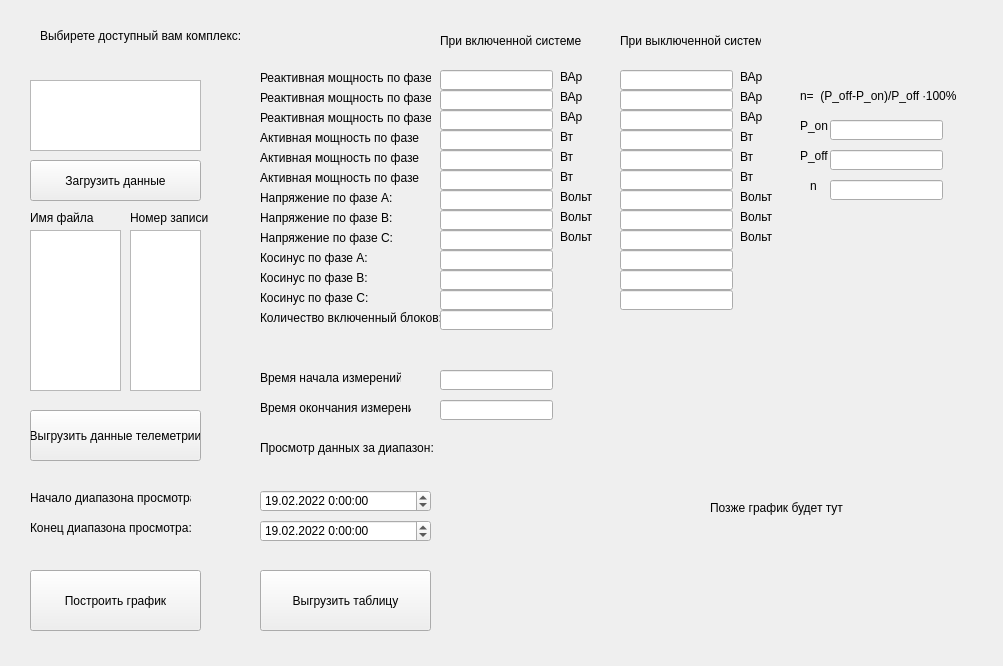
<?xml version="1.0" encoding="UTF-8"?>
<ui version="4.0">
 <class>UserWindow</class>
 <widget class="QWidget" name="UserWindow">
  <property name="geometry">
   <rect>
    <x>0</x>
    <y>0</y>
    <width>1003</width>
    <height>666</height>
   </rect>
  </property>
  <property name="windowTitle">
   <string>Form</string>
  </property>
  <widget class="QPushButton" name="pushButton">
   <property name="geometry">
    <rect>
     <x>30</x>
     <y>160</y>
     <width>171</width>
     <height>41</height>
    </rect>
   </property>
   <property name="text">
    <string>Загрузить данные</string>
   </property>
  </widget>
  <widget class="QListWidget" name="listWidget">
   <property name="geometry">
    <rect>
     <x>30</x>
     <y>80</y>
     <width>171</width>
     <height>71</height>
    </rect>
   </property>
  </widget>
  <widget class="QLabel" name="label">
   <property name="geometry">
    <rect>
     <x>40</x>
     <y>20</y>
     <width>201</width>
     <height>31</height>
    </rect>
   </property>
   <property name="text">
    <string>Выбирете доступный вам комплекс:</string>
   </property>
   <property name="scaledContents">
    <bool>true</bool>
   </property>
  </widget>
  <widget class="QPushButton" name="pushButton_2">
   <property name="geometry">
    <rect>
     <x>30</x>
     <y>410</y>
     <width>171</width>
     <height>51</height>
    </rect>
   </property>
   <property name="text">
    <string>Выгрузить данные телеметрии</string>
   </property>
  </widget>
  <widget class="QLabel" name="label_2">
   <property name="geometry">
    <rect>
     <x>440</x>
     <y>10</y>
     <width>171</width>
     <height>61</height>
    </rect>
   </property>
   <property name="text">
    <string>При включенной системе</string>
   </property>
  </widget>
  <widget class="QLabel" name="label_3">
   <property name="geometry">
    <rect>
     <x>620</x>
     <y>10</y>
     <width>141</width>
     <height>61</height>
    </rect>
   </property>
   <property name="text">
    <string>При выключенной системе</string>
   </property>
  </widget>
  <widget class="QLabel" name="label_4">
   <property name="geometry">
    <rect>
     <x>260</x>
     <y>370</y>
     <width>141</width>
     <height>16</height>
    </rect>
   </property>
   <property name="text">
    <string>Время начала измерений:</string>
   </property>
  </widget>
  <widget class="QLabel" name="label_5">
   <property name="geometry">
    <rect>
     <x>260</x>
     <y>400</y>
     <width>151</width>
     <height>16</height>
    </rect>
   </property>
   <property name="text">
    <string>Время окончания измерений:</string>
   </property>
  </widget>
  <widget class="QLineEdit" name="lineEdit">
   <property name="geometry">
    <rect>
     <x>440</x>
     <y>370</y>
     <width>113</width>
     <height>20</height>
    </rect>
   </property>
  </widget>
  <widget class="QLineEdit" name="lineEdit_2">
   <property name="geometry">
    <rect>
     <x>440</x>
     <y>400</y>
     <width>113</width>
     <height>20</height>
    </rect>
   </property>
  </widget>
  <widget class="QLabel" name="label_6">
   <property name="geometry">
    <rect>
     <x>260</x>
     <y>70</y>
     <width>171</width>
     <height>16</height>
    </rect>
   </property>
   <property name="text">
    <string>Реактивная мощность по фазе A:</string>
   </property>
  </widget>
  <widget class="QLabel" name="label_7">
   <property name="geometry">
    <rect>
     <x>260</x>
     <y>90</y>
     <width>171</width>
     <height>16</height>
    </rect>
   </property>
   <property name="text">
    <string>Реактивная мощность по фазе B:</string>
   </property>
  </widget>
  <widget class="QLabel" name="label_8">
   <property name="geometry">
    <rect>
     <x>260</x>
     <y>110</y>
     <width>171</width>
     <height>16</height>
    </rect>
   </property>
   <property name="text">
    <string>Реактивная мощность по фазе C:</string>
   </property>
  </widget>
  <widget class="QLabel" name="label_9">
   <property name="geometry">
    <rect>
     <x>260</x>
     <y>130</y>
     <width>161</width>
     <height>16</height>
    </rect>
   </property>
   <property name="text">
    <string>Активная мощность по фазе A:</string>
   </property>
  </widget>
  <widget class="QLabel" name="label_10">
   <property name="geometry">
    <rect>
     <x>260</x>
     <y>150</y>
     <width>161</width>
     <height>16</height>
    </rect>
   </property>
   <property name="text">
    <string>Активная мощность по фазе B:</string>
   </property>
  </widget>
  <widget class="QLabel" name="label_11">
   <property name="geometry">
    <rect>
     <x>260</x>
     <y>170</y>
     <width>161</width>
     <height>16</height>
    </rect>
   </property>
   <property name="text">
    <string>Активная мощность по фазе C:</string>
   </property>
  </widget>
  <widget class="QLabel" name="label_12">
   <property name="geometry">
    <rect>
     <x>260</x>
     <y>190</y>
     <width>141</width>
     <height>16</height>
    </rect>
   </property>
   <property name="text">
    <string>Напряжение по фазе A:</string>
   </property>
  </widget>
  <widget class="QLabel" name="label_13">
   <property name="geometry">
    <rect>
     <x>260</x>
     <y>210</y>
     <width>141</width>
     <height>16</height>
    </rect>
   </property>
   <property name="text">
    <string>Напряжение по фазе B:</string>
   </property>
  </widget>
  <widget class="QLabel" name="label_14">
   <property name="geometry">
    <rect>
     <x>260</x>
     <y>230</y>
     <width>141</width>
     <height>16</height>
    </rect>
   </property>
   <property name="text">
    <string>Напряжение по фазе C:</string>
   </property>
  </widget>
  <widget class="QLabel" name="label_15">
   <property name="geometry">
    <rect>
     <x>260</x>
     <y>250</y>
     <width>141</width>
     <height>16</height>
    </rect>
   </property>
   <property name="text">
    <string>Косинус по фазе A:</string>
   </property>
  </widget>
  <widget class="QLabel" name="label_16">
   <property name="geometry">
    <rect>
     <x>260</x>
     <y>270</y>
     <width>141</width>
     <height>16</height>
    </rect>
   </property>
   <property name="text">
    <string>Косинус по фазе B:</string>
   </property>
  </widget>
  <widget class="QLabel" name="label_17">
   <property name="geometry">
    <rect>
     <x>260</x>
     <y>290</y>
     <width>141</width>
     <height>16</height>
    </rect>
   </property>
   <property name="text">
    <string>Косинус по фазе C:</string>
   </property>
  </widget>
  <widget class="QLineEdit" name="lineEdit_3">
   <property name="geometry">
    <rect>
     <x>440</x>
     <y>70</y>
     <width>113</width>
     <height>20</height>
    </rect>
   </property>
  </widget>
  <widget class="QLineEdit" name="lineEdit_4">
   <property name="geometry">
    <rect>
     <x>440</x>
     <y>90</y>
     <width>113</width>
     <height>20</height>
    </rect>
   </property>
  </widget>
  <widget class="QLineEdit" name="lineEdit_5">
   <property name="geometry">
    <rect>
     <x>440</x>
     <y>110</y>
     <width>113</width>
     <height>20</height>
    </rect>
   </property>
  </widget>
  <widget class="QLineEdit" name="lineEdit_6">
   <property name="geometry">
    <rect>
     <x>440</x>
     <y>130</y>
     <width>113</width>
     <height>20</height>
    </rect>
   </property>
  </widget>
  <widget class="QLineEdit" name="lineEdit_7">
   <property name="geometry">
    <rect>
     <x>440</x>
     <y>150</y>
     <width>113</width>
     <height>20</height>
    </rect>
   </property>
  </widget>
  <widget class="QLineEdit" name="lineEdit_8">
   <property name="geometry">
    <rect>
     <x>440</x>
     <y>170</y>
     <width>113</width>
     <height>20</height>
    </rect>
   </property>
  </widget>
  <widget class="QLineEdit" name="lineEdit_9">
   <property name="geometry">
    <rect>
     <x>440</x>
     <y>190</y>
     <width>113</width>
     <height>20</height>
    </rect>
   </property>
  </widget>
  <widget class="QLineEdit" name="lineEdit_10">
   <property name="geometry">
    <rect>
     <x>440</x>
     <y>210</y>
     <width>113</width>
     <height>20</height>
    </rect>
   </property>
  </widget>
  <widget class="QLineEdit" name="lineEdit_11">
   <property name="geometry">
    <rect>
     <x>440</x>
     <y>230</y>
     <width>113</width>
     <height>20</height>
    </rect>
   </property>
  </widget>
  <widget class="QLineEdit" name="lineEdit_12">
   <property name="geometry">
    <rect>
     <x>440</x>
     <y>250</y>
     <width>113</width>
     <height>20</height>
    </rect>
   </property>
  </widget>
  <widget class="QLineEdit" name="lineEdit_13">
   <property name="geometry">
    <rect>
     <x>440</x>
     <y>270</y>
     <width>113</width>
     <height>20</height>
    </rect>
   </property>
  </widget>
  <widget class="QLineEdit" name="lineEdit_14">
   <property name="geometry">
    <rect>
     <x>440</x>
     <y>290</y>
     <width>113</width>
     <height>20</height>
    </rect>
   </property>
  </widget>
  <widget class="QLineEdit" name="lineEdit_15">
   <property name="geometry">
    <rect>
     <x>620</x>
     <y>70</y>
     <width>113</width>
     <height>20</height>
    </rect>
   </property>
  </widget>
  <widget class="QLineEdit" name="lineEdit_16">
   <property name="geometry">
    <rect>
     <x>620</x>
     <y>90</y>
     <width>113</width>
     <height>20</height>
    </rect>
   </property>
  </widget>
  <widget class="QLineEdit" name="lineEdit_17">
   <property name="geometry">
    <rect>
     <x>620</x>
     <y>110</y>
     <width>113</width>
     <height>20</height>
    </rect>
   </property>
  </widget>
  <widget class="QLineEdit" name="lineEdit_18">
   <property name="geometry">
    <rect>
     <x>620</x>
     <y>130</y>
     <width>113</width>
     <height>20</height>
    </rect>
   </property>
  </widget>
  <widget class="QLineEdit" name="lineEdit_19">
   <property name="geometry">
    <rect>
     <x>620</x>
     <y>150</y>
     <width>113</width>
     <height>20</height>
    </rect>
   </property>
  </widget>
  <widget class="QLineEdit" name="lineEdit_20">
   <property name="geometry">
    <rect>
     <x>620</x>
     <y>170</y>
     <width>113</width>
     <height>20</height>
    </rect>
   </property>
  </widget>
  <widget class="QLineEdit" name="lineEdit_21">
   <property name="geometry">
    <rect>
     <x>620</x>
     <y>190</y>
     <width>113</width>
     <height>20</height>
    </rect>
   </property>
  </widget>
  <widget class="QLineEdit" name="lineEdit_22">
   <property name="geometry">
    <rect>
     <x>620</x>
     <y>210</y>
     <width>113</width>
     <height>20</height>
    </rect>
   </property>
  </widget>
  <widget class="QLineEdit" name="lineEdit_23">
   <property name="geometry">
    <rect>
     <x>620</x>
     <y>230</y>
     <width>113</width>
     <height>20</height>
    </rect>
   </property>
  </widget>
  <widget class="QLineEdit" name="lineEdit_24">
   <property name="geometry">
    <rect>
     <x>620</x>
     <y>250</y>
     <width>113</width>
     <height>20</height>
    </rect>
   </property>
  </widget>
  <widget class="QLineEdit" name="lineEdit_25">
   <property name="geometry">
    <rect>
     <x>620</x>
     <y>270</y>
     <width>113</width>
     <height>20</height>
    </rect>
   </property>
  </widget>
  <widget class="QLineEdit" name="lineEdit_26">
   <property name="geometry">
    <rect>
     <x>620</x>
     <y>290</y>
     <width>113</width>
     <height>20</height>
    </rect>
   </property>
  </widget>
  <widget class="QLabel" name="label_18">
   <property name="geometry">
    <rect>
     <x>560</x>
     <y>70</y>
     <width>47</width>
     <height>14</height>
    </rect>
   </property>
   <property name="text">
    <string>ВАр</string>
   </property>
  </widget>
  <widget class="QLabel" name="label_19">
   <property name="geometry">
    <rect>
     <x>560</x>
     <y>90</y>
     <width>47</width>
     <height>14</height>
    </rect>
   </property>
   <property name="text">
    <string>ВАр</string>
   </property>
  </widget>
  <widget class="QLabel" name="label_20">
   <property name="geometry">
    <rect>
     <x>560</x>
     <y>110</y>
     <width>47</width>
     <height>14</height>
    </rect>
   </property>
   <property name="text">
    <string>ВАр</string>
   </property>
  </widget>
  <widget class="QLabel" name="label_21">
   <property name="geometry">
    <rect>
     <x>560</x>
     <y>130</y>
     <width>47</width>
     <height>14</height>
    </rect>
   </property>
   <property name="text">
    <string>Вт</string>
   </property>
  </widget>
  <widget class="QLabel" name="label_22">
   <property name="geometry">
    <rect>
     <x>560</x>
     <y>150</y>
     <width>47</width>
     <height>14</height>
    </rect>
   </property>
   <property name="text">
    <string>Вт</string>
   </property>
  </widget>
  <widget class="QLabel" name="label_23">
   <property name="geometry">
    <rect>
     <x>560</x>
     <y>170</y>
     <width>47</width>
     <height>14</height>
    </rect>
   </property>
   <property name="text">
    <string>Вт</string>
   </property>
  </widget>
  <widget class="QLabel" name="label_24">
   <property name="geometry">
    <rect>
     <x>560</x>
     <y>190</y>
     <width>47</width>
     <height>14</height>
    </rect>
   </property>
   <property name="text">
    <string>Вольт</string>
   </property>
  </widget>
  <widget class="QLabel" name="label_25">
   <property name="geometry">
    <rect>
     <x>560</x>
     <y>210</y>
     <width>47</width>
     <height>14</height>
    </rect>
   </property>
   <property name="text">
    <string>Вольт</string>
   </property>
  </widget>
  <widget class="QLabel" name="label_26">
   <property name="geometry">
    <rect>
     <x>560</x>
     <y>230</y>
     <width>47</width>
     <height>14</height>
    </rect>
   </property>
   <property name="text">
    <string>Вольт</string>
   </property>
  </widget>
  <widget class="QLabel" name="label_27">
   <property name="geometry">
    <rect>
     <x>740</x>
     <y>230</y>
     <width>47</width>
     <height>14</height>
    </rect>
   </property>
   <property name="text">
    <string>Вольт</string>
   </property>
  </widget>
  <widget class="QLabel" name="label_28">
   <property name="geometry">
    <rect>
     <x>740</x>
     <y>150</y>
     <width>47</width>
     <height>14</height>
    </rect>
   </property>
   <property name="text">
    <string>Вт</string>
   </property>
  </widget>
  <widget class="QLabel" name="label_29">
   <property name="geometry">
    <rect>
     <x>740</x>
     <y>130</y>
     <width>47</width>
     <height>14</height>
    </rect>
   </property>
   <property name="text">
    <string>Вт</string>
   </property>
  </widget>
  <widget class="QLabel" name="label_30">
   <property name="geometry">
    <rect>
     <x>740</x>
     <y>170</y>
     <width>47</width>
     <height>14</height>
    </rect>
   </property>
   <property name="text">
    <string>Вт</string>
   </property>
  </widget>
  <widget class="QLabel" name="label_31">
   <property name="geometry">
    <rect>
     <x>740</x>
     <y>190</y>
     <width>47</width>
     <height>14</height>
    </rect>
   </property>
   <property name="text">
    <string>Вольт</string>
   </property>
  </widget>
  <widget class="QLabel" name="label_32">
   <property name="geometry">
    <rect>
     <x>740</x>
     <y>90</y>
     <width>47</width>
     <height>14</height>
    </rect>
   </property>
   <property name="text">
    <string>ВАр</string>
   </property>
  </widget>
  <widget class="QLabel" name="label_33">
   <property name="geometry">
    <rect>
     <x>740</x>
     <y>210</y>
     <width>47</width>
     <height>14</height>
    </rect>
   </property>
   <property name="text">
    <string>Вольт</string>
   </property>
  </widget>
  <widget class="QLabel" name="label_34">
   <property name="geometry">
    <rect>
     <x>740</x>
     <y>70</y>
     <width>47</width>
     <height>14</height>
    </rect>
   </property>
   <property name="text">
    <string>ВАр</string>
   </property>
  </widget>
  <widget class="QLabel" name="label_35">
   <property name="geometry">
    <rect>
     <x>740</x>
     <y>110</y>
     <width>47</width>
     <height>14</height>
    </rect>
   </property>
   <property name="text">
    <string>ВАр</string>
   </property>
  </widget>
  <widget class="QPushButton" name="pushButton_3">
   <property name="geometry">
    <rect>
     <x>30</x>
     <y>570</y>
     <width>171</width>
     <height>61</height>
    </rect>
   </property>
   <property name="text">
    <string>Построить график</string>
   </property>
  </widget>
  <widget class="QPushButton" name="pushButton_4">
   <property name="geometry">
    <rect>
     <x>260</x>
     <y>570</y>
     <width>171</width>
     <height>61</height>
    </rect>
   </property>
   <property name="text">
    <string>Выгрузить таблицу</string>
   </property>
  </widget>
  <widget class="QDateTimeEdit" name="dateTimeEdit">
   <property name="geometry">
    <rect>
     <x>260</x>
     <y>490</y>
     <width>171</width>
     <height>22</height>
    </rect>
   </property>
   <property name="dateTime">
    <datetime>
     <hour>0</hour>
     <minute>0</minute>
     <second>0</second>
     <year>2022</year>
     <month>2</month>
     <day>19</day>
    </datetime>
   </property>
   <property name="displayFormat">
    <string>dd.MM.yyyy H:mm:ss</string>
   </property>
  </widget>
  <widget class="QDateTimeEdit" name="dateTimeEdit_2">
   <property name="geometry">
    <rect>
     <x>260</x>
     <y>520</y>
     <width>171</width>
     <height>22</height>
    </rect>
   </property>
   <property name="dateTime">
    <datetime>
     <hour>0</hour>
     <minute>0</minute>
     <second>0</second>
     <year>2022</year>
     <month>2</month>
     <day>19</day>
    </datetime>
   </property>
   <property name="displayFormat">
    <string>dd.MM.yyyy H:mm:ss</string>
   </property>
  </widget>
  <widget class="QLabel" name="label_36">
   <property name="geometry">
    <rect>
     <x>260</x>
     <y>440</y>
     <width>181</width>
     <height>16</height>
    </rect>
   </property>
   <property name="text">
    <string>Просмотр данных за диапазон:</string>
   </property>
  </widget>
  <widget class="QLabel" name="label_37">
   <property name="geometry">
    <rect>
     <x>30</x>
     <y>490</y>
     <width>161</width>
     <height>16</height>
    </rect>
   </property>
   <property name="text">
    <string>Начало диапазона просмотра:</string>
   </property>
  </widget>
  <widget class="QLabel" name="label_38">
   <property name="geometry">
    <rect>
     <x>30</x>
     <y>520</y>
     <width>161</width>
     <height>16</height>
    </rect>
   </property>
   <property name="text">
    <string>Конец диапазона просмотра:</string>
   </property>
  </widget>
  <widget class="QListWidget" name="listWidget_2">
   <property name="geometry">
    <rect>
     <x>30</x>
     <y>230</y>
     <width>91</width>
     <height>161</height>
    </rect>
   </property>
  </widget>
  <widget class="QListWidget" name="listWidget_3">
   <property name="geometry">
    <rect>
     <x>130</x>
     <y>230</y>
     <width>71</width>
     <height>161</height>
    </rect>
   </property>
  </widget>
  <widget class="QLabel" name="label_39">
   <property name="geometry">
    <rect>
     <x>30</x>
     <y>210</y>
     <width>141</width>
     <height>16</height>
    </rect>
   </property>
   <property name="text">
    <string>Имя файла</string>
   </property>
  </widget>
  <widget class="QLabel" name="label_40">
   <property name="geometry">
    <rect>
     <x>130</x>
     <y>210</y>
     <width>141</width>
     <height>16</height>
    </rect>
   </property>
   <property name="text">
    <string>Номер записи</string>
   </property>
  </widget>
  <widget class="QLabel" name="label_41">
   <property name="geometry">
    <rect>
     <x>800</x>
     <y>50</y>
     <width>161</width>
     <height>91</height>
    </rect>
   </property>
   <property name="text">
    <string>n=  (P_off-P_on)/P_off ∙100% </string>
   </property>
  </widget>
  <widget class="QLineEdit" name="lineEdit_27">
   <property name="geometry">
    <rect>
     <x>830</x>
     <y>120</y>
     <width>113</width>
     <height>20</height>
    </rect>
   </property>
  </widget>
  <widget class="QLineEdit" name="lineEdit_28">
   <property name="geometry">
    <rect>
     <x>830</x>
     <y>150</y>
     <width>113</width>
     <height>20</height>
    </rect>
   </property>
  </widget>
  <widget class="QLineEdit" name="lineEdit_29">
   <property name="geometry">
    <rect>
     <x>830</x>
     <y>180</y>
     <width>113</width>
     <height>20</height>
    </rect>
   </property>
  </widget>
  <widget class="QLabel" name="label_42">
   <property name="geometry">
    <rect>
     <x>810</x>
     <y>140</y>
     <width>161</width>
     <height>91</height>
    </rect>
   </property>
   <property name="text">
    <string>n</string>
   </property>
  </widget>
  <widget class="QLabel" name="label_43">
   <property name="geometry">
    <rect>
     <x>800</x>
     <y>80</y>
     <width>161</width>
     <height>91</height>
    </rect>
   </property>
   <property name="text">
    <string>P_on</string>
   </property>
  </widget>
  <widget class="QLabel" name="label_44">
   <property name="geometry">
    <rect>
     <x>800</x>
     <y>130</y>
     <width>31</width>
     <height>51</height>
    </rect>
   </property>
   <property name="text">
    <string>P_off</string>
   </property>
  </widget>
  <widget class="QLabel" name="label_45">
   <property name="geometry">
    <rect>
     <x>260</x>
     <y>310</y>
     <width>201</width>
     <height>16</height>
    </rect>
   </property>
   <property name="text">
    <string>Количество включенный блоков:</string>
   </property>
  </widget>
  <widget class="QLineEdit" name="lineEdit_30">
   <property name="geometry">
    <rect>
     <x>440</x>
     <y>310</y>
     <width>113</width>
     <height>20</height>
    </rect>
   </property>
  </widget>
  <widget class="QLabel" name="label_46">
   <property name="geometry">
    <rect>
     <x>710</x>
     <y>500</y>
     <width>231</width>
     <height>16</height>
    </rect>
   </property>
   <property name="text">
    <string>Позже график будет тут</string>
   </property>
  </widget>
 </widget>
 <resources>
  <include location="C:/Users/EVGENY/Desktop/formula.png"/>
 </resources>
 <connections/>
</ui>
